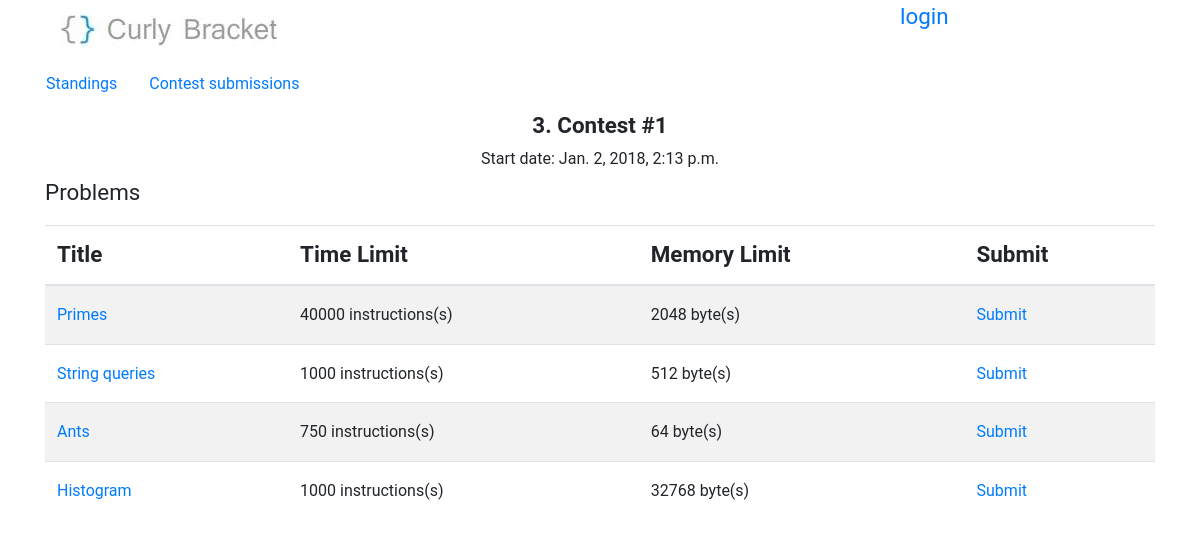
/contest/3, run on an earlier commit of the app's database.
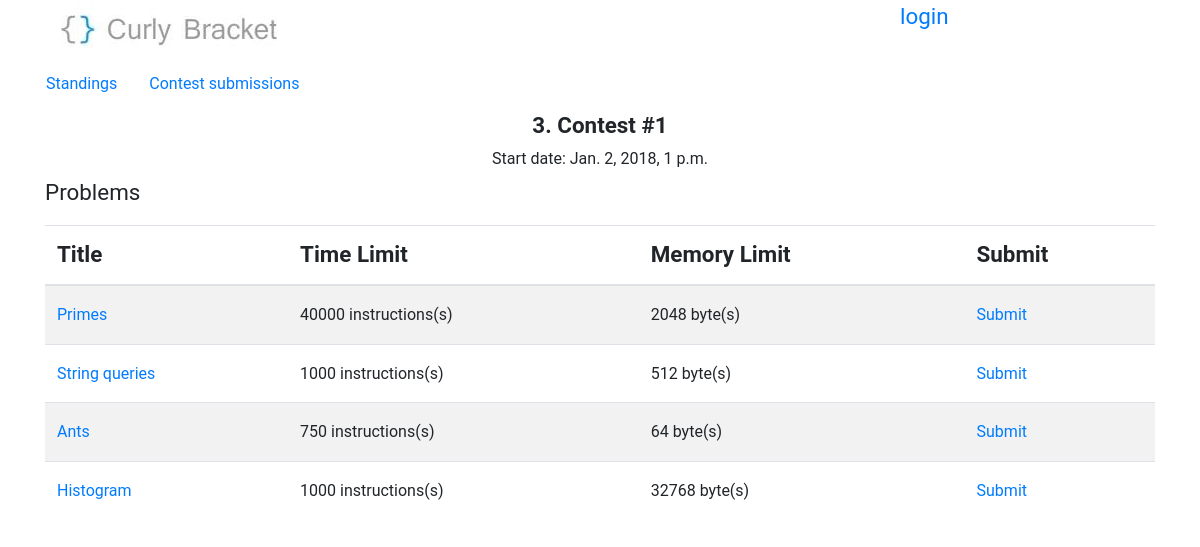
And on a later commit of the database.
### BracketsOJ/models.py (models this page shows, shortened)
class contest(models.Model):
    name = models.CharField(max_length=50)
    start_date = models.DateTimeField()
    end_date = models.DateTimeField(blank=True,null=True)

### BracketsOJ/views.py (the view)
# urls.py: re_path('^contest/(?P<contest_id>\d+)/?$', views.dashboardView, name='dashboard'),
def dashboardView(request, contest_id):
    current_contest = get_object_or_404(contest, id=contest_id, start_date__lte=datetime.now())
    problems = current_contest.problem_set.all()
    try:
        return render(request, 'dashboard.html', {'contest': current_contest, 'problems': problems})
    except:
        raise SuspiciousOperation()

### templates/dashboard.html (shortened to what this page needs)
{% extends 'base.html' %}
{% block content %}
        <div>
            <nav class="row nav problem-text">
                {% if contest is not none %}<a class="nav-link" href="/contest/{{ contest.id }}/scoreboard">Standings</a>{% endif %}
                <a class="nav-link" href="/contest/{{ contest.id }}/submissions">Contest submissions</a>
            </nav>
        </div>
        <div class="mx-auto" style="text-align: center">
            <div class="offset-4 col-4"><b>{{ contest.id }}. {{ contest.name }}</b></div>
            <div class="offset-4 col-4 problem-text">Start date: {{ contest.start_date }}</div>
        </div>
        <div>
            <p>Problems</p>
            <div class="table-responsive">
                <table class="table table-striped">
                    <thead>
                        <tr>
                            <th colspan="2">
                                Title
                            </th>
                            <th>
                                Time Limit
                            </th>
                            <th>
                                Memory Limit
                            </th>
                            <th>
                                Submit
                            </th>
                        </tr>
                    </thead>
                    <tbody class="problem-text">
                    {% for problem in problems %}
                        <tr>
                            <td colspan="2">
                                <a href="/contest/{{ contest.id }}/problem/{{ problem.id }}">{{ problem.title }}</a>
                            </td>
                            <td>
                                {{ problem.time_limit }} instructions(s)
                            </td>
                            <td>
                                {{ problem.memory_limit }} byte(s)
                            </td>
                            <td>
                                <a href="/contest/{{ contest.id }}/problem/{{ problem.id }}/submit">Submit</a>
                            </td>
                        </tr>
                    {% endfor %}
                    </tbody>
                </table>
            </div>
        </div>
{% endblock %}

What changed in the data, as far as the page shows it:
changed contest "Contest #1": start_date "Jan. 2, 2018, 2:13 p.m." → "Jan. 2, 2018, 1 p.m."
